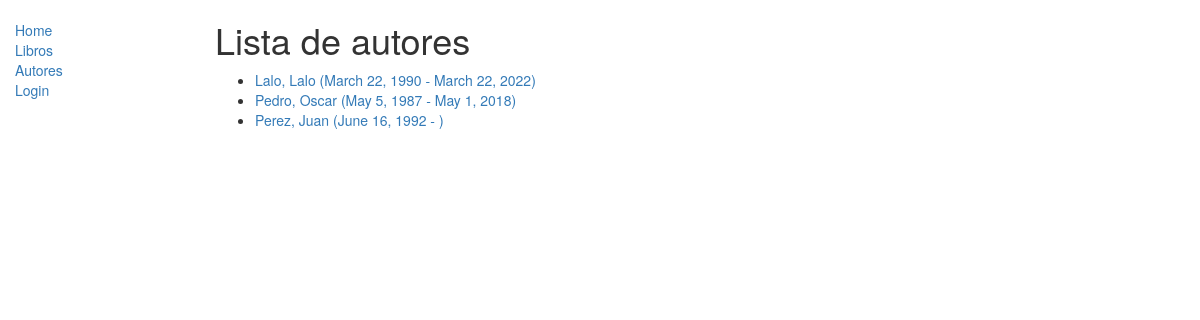
Screenshot of /catalog/authors/ with the database file from the repository.
### catalog/models.py (models this page shows)
class Author(models.Model):
    first_name = models.CharField(max_length=100)
    last_name = models.CharField(max_length=100)
    date_of_birth = models.DateField(null=True, blank=True)
    date_of_death = models.DateField('died', null=True, blank=True)
    class Meta:
        ordering = ['last_name', 'first_name']
    def get_absolute_url(self):
        return reverse('author-detail', args=[str(self.id)])
    def __str__(self):
        return '%s, %s' % (self.last_name, self.first_name)

### catalog/views.py (the view)
class AuthorListView(generic.ListView):
    model = Author
    paginate_by = 10

### catalog/templates/catalog/author_list.html
{% extends "base_generic.html" %}
{% block content %}
<h1>Lista de autores</h1>
{% if author_list %}
  <ul>
  {% for author in author_list %}
    <li>
      <a href="{{ author.get_absolute_url }}">
      {{ author }} ({{author.date_of_birth}} - {% if author.date_of_death %}{{author.date_of_death}}{% endif %})
      </a>
    </li>
  {% endfor %}
 </ul>
{% else %}
  <p>No hay autores disponibles.</p>
{% endif %}
{% endblock %}

### rows the page displays
Author: last_name+first_name "Lalo, Lalo", date_of_birth "March 22, 1990", date_of_death "March 22, 2022"
Author: last_name+first_name "Pedro, Oscar", date_of_birth "May 5, 1987", date_of_death "May 1, 2018"
Author: last_name+first_name "Perez, Juan", date_of_birth "June 16, 1992"
